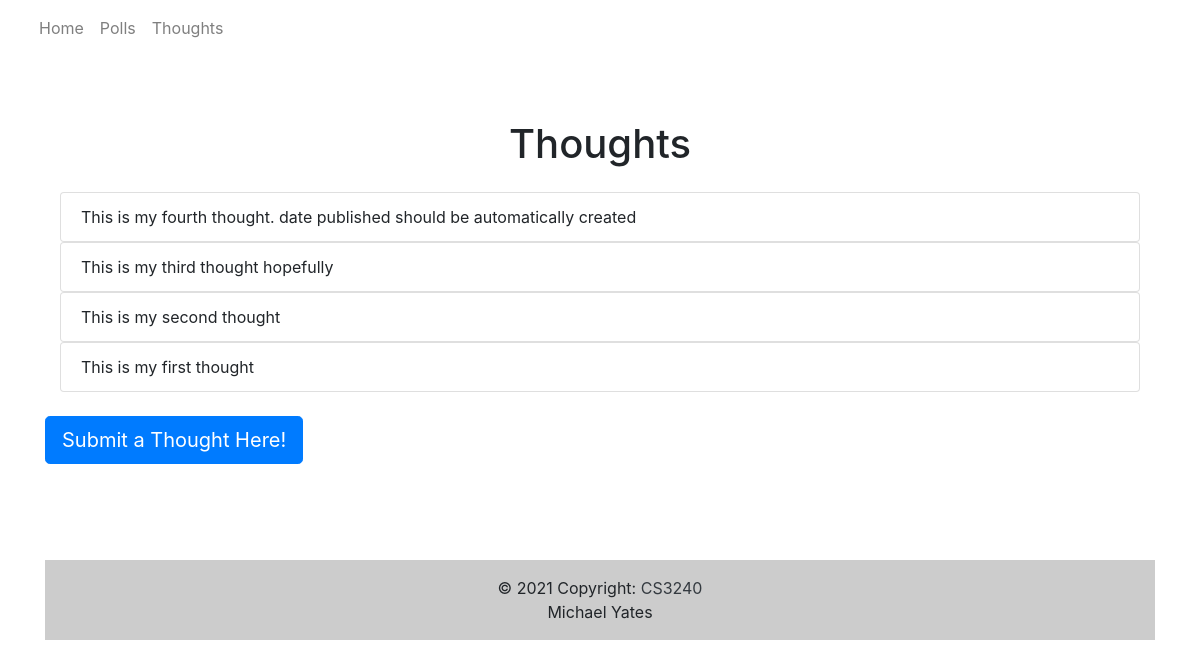
The app's page /polls/thoughts/list/, older data.
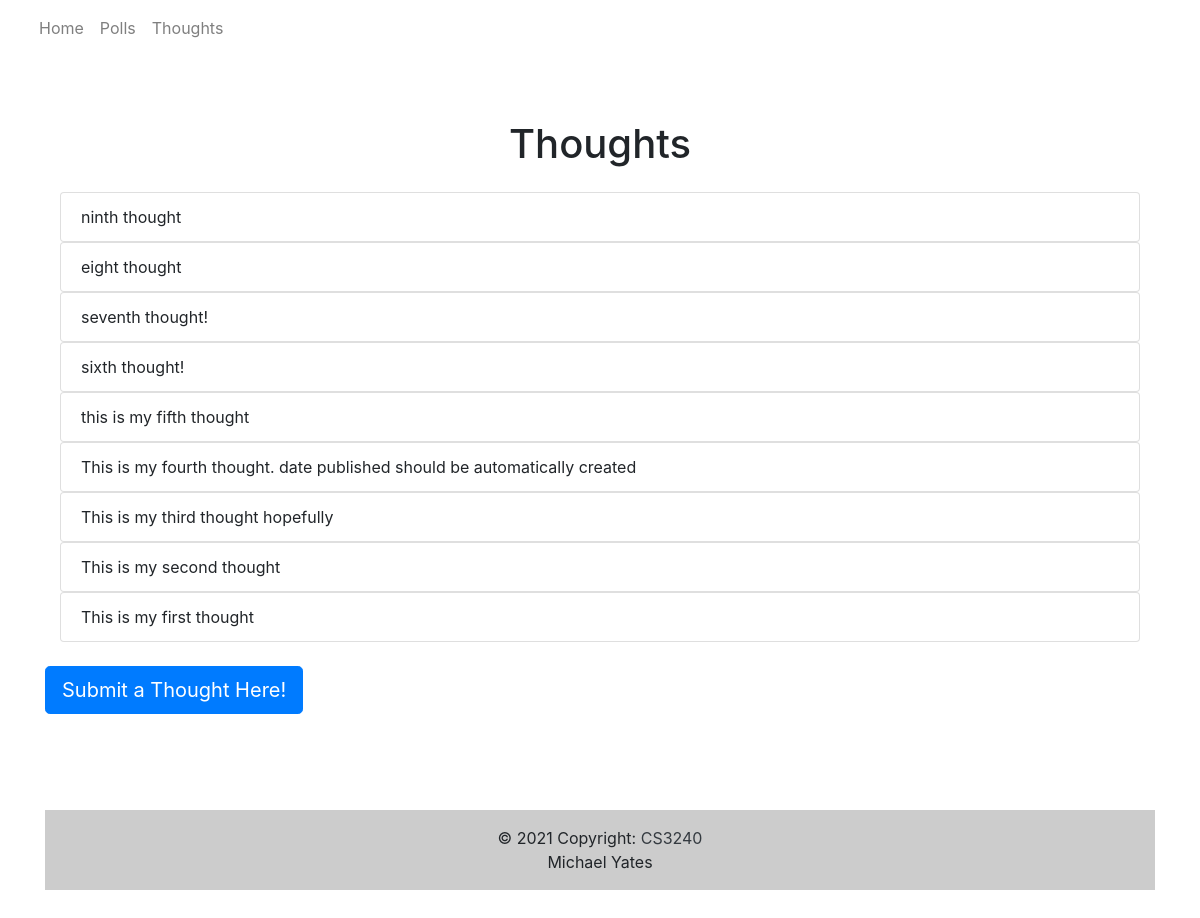
The same page, newer data.
### polls/models.py (models this page shows, shortened)
class Thought(models.Model):
    thought_text = models.TextField()
    date_posted = models.DateTimeField('date published')

### polls/views.py (the view)
# urls.py: path('thoughts/list/', views.ThoughtsView.as_view(), name='thoughts'),
class ThoughtsView(generic.ListView):
    template_name = 'polls/thoughts.html'  # reference the html file
    context_object_name = 'latest_thought_list'
    def get_queryset(self):
        return Thought.objects.filter(date_posted__lte=timezone.now()).order_by('-date_posted')[:10]

### polls/templates/polls/thoughts.html (shortened to what this page needs)
{% extends "polls/base.html" %}
{% block content %}
<!doctype html>
<html lang="en">
  <head>
    <link rel="stylesheet" href="https://stackpath.bootstrapcdn.com/bootstrap/4.1.3/css/bootstrap.min.css">
  </head>
  <body>
  <div class="text-center p-3">
                    <h1> Thoughts </h1>
                </div>
    {% if latest_thought_list %}
    <ul class="list-group">
    {% for thought in latest_thought_list %}
      <div class="container-fluid">
      <li class="list-group-item">{{ thought.thought_text }}</li>
      </div>
    {% endfor %}
    </ul>
    {% else %}
    <p>No thoughts are available.</p>
    {% endif %}
    <br>
    <a class="btn btn-primary btn-lg" href="/polls/thoughts/">Submit a Thought Here!</a>
    </div>
  </body>
</html>
{% endblock %}

### polls/templates/polls/base.html (shortened to what this page needs)
<body>
    <link rel="stylesheet" href="https://stackpath.bootstrapcdn.com/bootstrap/4.1.3/css/bootstrap.min.css">
  <nav class="navbar navbar-expand-lg navbar-light bg-white fixed-top">
    <div class="container-fluid">
      <div class="collapse navbar-collapse" id="navbarExample01">
        <ul class="navbar-nav me-auto mb-2 mb-lg-0">
          <li class="nav-item">
            <a class="nav-link" href="/polls">Home</a>
          </li>
          <li class="nav-item">
            <a class="nav-link" href="/polls">Polls</a>
          </li>
          <li class="nav-item">
            <a class="nav-link" href="/polls/thoughts">Thoughts</a>
          </li>
        </ul>
      </div>
    </div>
  </nav>
<br> <br> <br>
    <main class="container">
        <div class="row">
            <div class="col">
            {% block content %}
            {% endblock %}
    <main class="container">
        <div class="row">
            <div class="col">
                <div class="text-center p-3" style="background-color: rgba(0, 0, 0, 0.2);">
                © 2021 Copyright:
                <a class="text-dark" href="https://mdbootstrap.com/">CS3240</a>
                <br>
                Michael Yates
                </div>
            </div>
        </div>
    </main>
</body>

Row changes from the older to the newer data that the page shows:
added Thought: thought_text "ninth thought"
added Thought: thought_text "eight thought"
added Thought: thought_text "seventh thought!"
added Thought: thought_text "sixth thought!"
added Thought: thought_text "this is my fifth thought"
